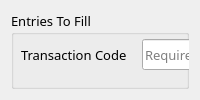
       <widget class="QWidget" name="ItemTransact_Window">
        <attribute name="title">
         <string>Item Transaction</string>
        </attribute>
        <layout class="QVBoxLayout" name="verticalLayout_2">
         <item>
          <widget class="QGroupBox" name="groupBox_8">
           <property name="sizePolicy">
            <sizepolicy hsizetype="Preferred" vsizetype="Preferred">
             <horstretch>0</horstretch>
             <verstretch>0</verstretch>
            </sizepolicy>
           </property>
           <property name="font">
            <font>
             <family>Roboto Mono</family>
             <pointsize>10</pointsize>
            </font>
           </property>
           <property name="title">
            <string>Entries To Fill</string>
           </property>
           <property name="checkable">
            <bool>false</bool>
           </property>
           <widget class="QWidget" name="layoutWidget_2">
            <property name="geometry">
             <rect>
              <x>10</x>
              <y>28</y>
              <width>751</width>
              <height>31</height>
             </rect>
            </property>
            <layout class="QHBoxLayout" name="horizontalLayout_10">
             <property name="spacing">
              <number>15</number>
             </property>
             <item>
              <widget class="QLabel" name="label_16">
               <property name="sizePolicy">
                <sizepolicy hsizetype="Fixed" vsizetype="Preferred">
                 <horstretch>0</horstretch>
                 <verstretch>0</verstretch>
                </sizepolicy>
               </property>
               <property name="font">
                <font>
                 <family>Roboto Mono</family>
                 <pointsize>10</pointsize>
                </font>
               </property>
               <property name="text">
                <string>Transaction Code</string>
               </property>
              </widget>
             </item>
             <item>
              <widget class="QLineEdit" name="ItemTrEntry_TC">
               <property name="sizePolicy">
                <sizepolicy hsizetype="Preferred" vsizetype="Ignored">
                 <horstretch>0</horstretch>
                 <verstretch>0</verstretch>
                </sizepolicy>
               </property>
               <property name="font">
                <font>
                 <family>Roboto Mono</family>
                 <pointsize>10</pointsize>
                </font>
               </property>
               <property name="placeholderText">
                <string>Required Value To Fill...</string>
               </property>
               <property name="clearButtonEnabled">
                <bool>true</bool>
               </property>
              </widget>
             </item>
             <item>
              <widget class="QLabel" name="label_27">
               <property name="sizePolicy">
                <sizepolicy hsizetype="Fixed" vsizetype="Preferred">
                 <horstretch>0</horstretch>
                 <verstretch>0</verstretch>
                </sizepolicy>
               </property>
               <property name="font">
                <font>
                 <family>Roboto Mono</family>
                 <pointsize>10</pointsize>
                </font>
               </property>
               <property name="text">
                <string>Menu Code</string>
               </property>
              </widget>
             </item>
             <item>
              <widget class="QComboBox" name="ItemTrEntry_MC">
               <property name="sizePolicy">
                <sizepolicy hsizetype="Preferred" vsizetype="Ignored">
                 <horstretch>0</horstretch>
                 <verstretch>0</verstretch>
                </sizepolicy>
               </property>
              </widget>
             </item>
            </layout>
           </widget>
           <widget class="QWidget" name="layoutWidget_4">
            <property name="geometry">
             <rect>
              <x>10</x>
              <y>80</y>
              <width>751</width>
              <height>31</height>
             </rect>
            </property>
            <layout class="QHBoxLayout" name="horizontalLayout_14">
             <item>
              <widget class="QLabel" name="label_31">
               <property name="sizePolicy">
                <sizepolicy hsizetype="Fixed" vsizetype="Preferred">
                 <horstretch>0</horstretch>
                 <verstretch>0</verstretch>
                </sizepolicy>
               </property>
               <property name="font">
                <font>
                 <family>Roboto Mono</family>
                 <pointsize>10</pointsize>
                </font>
               </property>
               <property name="text">
                <string>Cost</string>
               </property>
              </widget>
             </item>
             <item>
              <widget class="QDoubleSpinBox" name="ItemTrEntry_C">
               <property name="sizePolicy">
                <sizepolicy hsizetype="Preferred" vsizetype="Ignored">
                 <horstretch>0</horstretch>
                 <verstretch>0</verstretch>
                </sizepolicy>
               </property>
               <property name="font">
                <font>
                 <family>Roboto Mono</family>
                 <pointsize>10</pointsize>
                </font>
               </property>
               <property name="prefix">
                <string>₱ </string>
               </property>
               <property name="maximum">
                <double>10000.000000000000000</double>
               </property>
              </widget>
             </item>
             <item>
              <widget class="QLabel" name="label_32">
               <property name="sizePolicy">
                <sizepolicy hsizetype="Fixed" vsizetype="Preferred">
                 <horstretch>0</horstretch>
                 <verstretch>0</verstretch>
                </sizepolicy>
               </property>
               <property name="font">
                <font>
                 <family>Roboto Mono</family>
                 <pointsize>10</pointsize>
                </font>
               </property>
               <property name="text">
                <string>Transaction Time</string>
               </property>
              </widget>
             </item>
             <item>
              <widget class="QDateTimeEdit" name="ItemTrEntry_TT">
               <property name="sizePolicy">
                <sizepolicy hsizetype="Preferred" vsizetype="Ignored">
                 <horstretch>0</horstretch>
                 <verstretch>0</verstretch>
                </sizepolicy>
               </property>
               <property name="font">
                <font>
                 <family>Roboto Mono</family>
                 <pointsize>10</pointsize>
                </font>
               </property>
               <property name="calendarPopup">
                <bool>true</bool>
               </property>
              </widget>
             </item>
            </layout>
           </widget>
           <widget class="QGroupBox" name="groupBox_9">
            <property name="geometry">
             <rect>
              <x>10</x>
              <y>140</y>
              <width>751</width>
              <height>191</height>
             </rect>
            </property>
            <property name="title">
             <string>Pre-requisites For Modifying / Adding Data</string>
            </property>
            <widget class="QGroupBox" name="groupBox_10">
             <property name="geometry">
              <rect>
               <x>10</x>
               <y>30</y>
               <width>361</width>
               <height>151</height>
              </rect>
             </property>
             <property name="title">
              <string>For Adding / Inserting Data</string>
             </property>
             <widget class="QLabel" name="label_28">
              <property name="geometry">
               <rect>
                <x>20</x>
                <y>30</y>
                <width>251</width>
                <height>16</height>
               </rect>
              </property>
              <property name="text">
               <string>- All Fields Are Required.</string>
              </property>
             </widget>
             <widget class="QLabel" name="label_33">
              <property name="geometry">
               <rect>
                <x>20</x>
                <y>50</y>
                <width>331</width>
                <height>81</height>
               </rect>
              </property>
              <property name="text">
               <string>- Transaction Time can be lesser
but cannot be greater than the 
current date.</string>
              </property>
             </widget>
            </widget>
            <widget class="QGroupBox" name="groupBox_11">
             <property name="geometry">
              <rect>
               <x>380</x>
               <y>30</y>
               <width>361</width>
               <height>151</height>
              </rect>
             </property>
             <property name="title">
              <string>For Editing / Modifying Data</string>
             </property>
             <widget class="QLabel" name="label_30">
              <property name="geometry">
               <rect>
                <x>20</x>
                <y>30</y>
                <width>331</width>
                <height>31</height>
               </rect>
              </property>
              <property name="text">
               <string>- Fields That Don't Require Changes Must 
Be Left Blank</string>
              </property>
             </widget>
             <widget class="QLabel" name="label_34">
              <property name="geometry">
               <rect>
                <x>20</x>
                <y>70</y>
                <width>331</width>
                <height>81</height>
               </rect>
              </property>
              <property name="text">
               <string>- Transaction Time can be lesser
but cannot be greater than the 
current date.</string>
              </property>
             </widget>
            </widget>
           </widget>
          </widget>
         </item>
        </layout>
       </widget>
